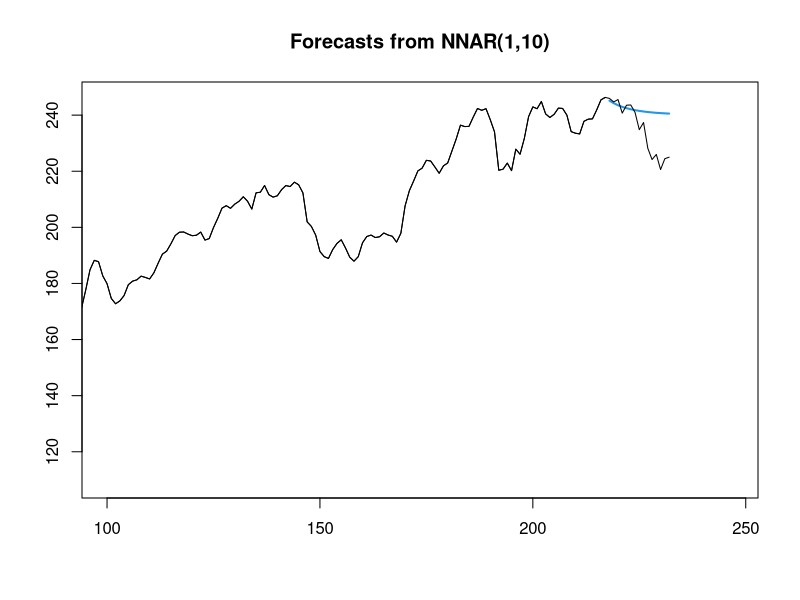
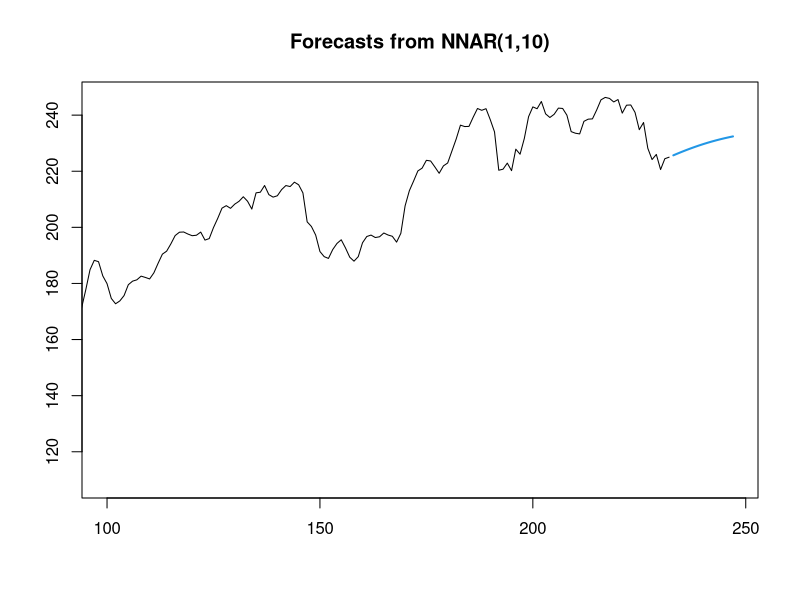
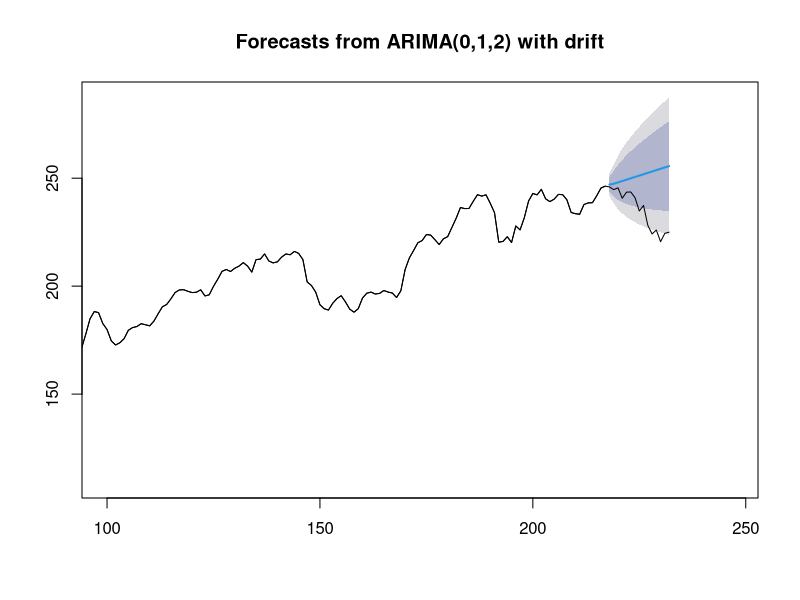
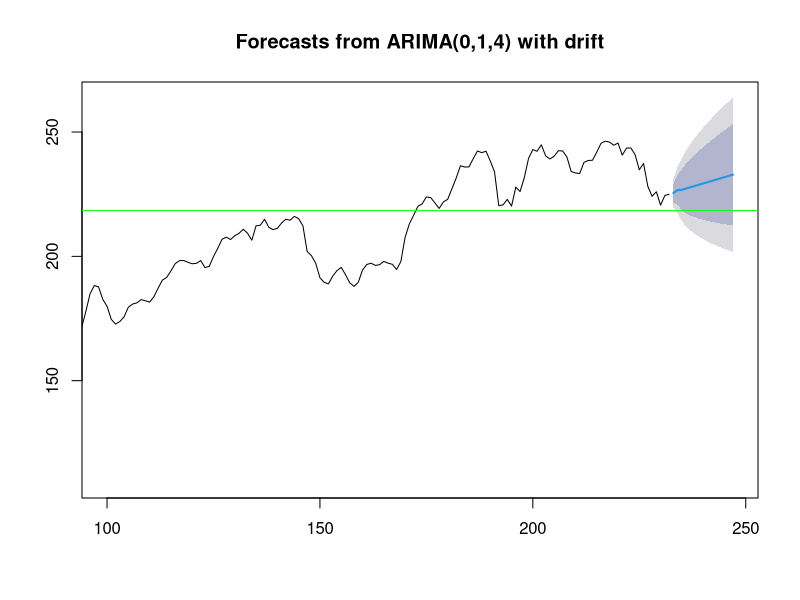

Recreate these plots in R, in order.
# Load the library
library('forecast')

# Initialize parameters
Nsteps <- 15
Max_params <- 10
D <- NA # 1 or NA
Crit <- 'aicc' # 'aic', 'bic', or 'aicc'
root_test <- 'kpss' # 'kpss, 'adf', or 'pp'
seas_test <- 'ocsb' # 'ocsb', or 'ch'
Crit_point_1 <- 218.39
Crit_point_2 <- 37.7

# Load the data
Data <- read.csv('LSTM_Predicted.csv', header = FALSE)
D_r <- as.data.frame(Data[1:(nrow(Data)-15),])

# Compute processor time
ptm <- proc.time()

# Define custom ARIMA function
Custom_arima <- function(Data, Max_params, D)
{
fit_arima <- auto.arima(Data, d = NA, D = D, max.p = Max_params, max.q = Max_params, 
                        max.P = Max_params, max.Q = Max_params, max.order = 50, 
                        max.d = Max_params, max.D = Max_params, 
                        start.p = 1,
                        start.q = 1, start.P = 1, start.Q = 1, stationary = FALSE,
                        seasonal = TRUE, ic = Crit, stepwise = FALSE,
                        trace = TRUE, approximation = FALSE,
                        truncate = NULL, xreg = NULL, test = root_test,
                        seasonal.test = seas_test, allowdrift = TRUE, allowmean = TRUE,
                        lambda = NULL, biasadj = FALSE, parallel = TRUE, num.cores = 2)
return(fit_arima)
}

# Run ARIMA
arima_test <- Custom_arima(D_r, Max_params, D)
arima_predict <- Custom_arima(Data, Max_params, D)

# Run simple neural network
nnetar_test <- nnetar(D_r[,1], p = arima_test$arma[1], P = arima_test$arma[4], 
                      size = 10)
nnetar_predict <- nnetar(Data[,1], p = arima_predict$arma[1], P = arima_predict$arma[4], 
                         size = 10)

# Forecast Nsteps steps ahead
forecast_arimatest <- forecast(arima_test, h = Nsteps)
forecast_arimapredict <- forecast(arima_predict, h = Nsteps)
forecast_nnetartest <- forecast(nnetar_test, h = Nsteps)
forecast_nnetarpredict <- forecast(nnetar_predict, h =Nsteps)

# Plot neural network predictions
plot(forecast_nnetartest, 
     xlim = c(100, nrow(Data) + Nsteps)) 
lines(Data)
plot(forecast_nnetarpredict, 
     xlim = c(100, nrow(Data) + Nsteps)) 

# Plot ARIMA predictions
plot(forecast_arimatest, 
     xlim = c(100, nrow(Data) + Nsteps)) 
lines(Data)
plot(forecast_arimapredict, 
     xlim = c(100, nrow(Data)+Nsteps)) 
abline(h = Crit_point_1, col = 'green')
abline(h = Crit_point_2, col = 'red')

# Compute lower and upper bounds for the forecast
Lower <- as.numeric(forecast_arimapredict$lower[,2])
Upper <- as.numeric(forecast_arimapredict$upper[,2])

# Compute the risks as the proportion of the confidence interval tha covers critical points
Crit_1_risk <- signif((sum(Crit_point_1 - Lower[Lower < Crit_point_1])/
               sum(Upper - Lower)) * 100, 4)
Crit_2_risk <- signif((sum(Crit_point_2 - Lower[Lower < Crit_point_2])/
                sum(Upper-Lower)) * 100, 4)

# Print the results
print(proc.time() - ptm)
print(paste0('Risk of Crit_point_1 is: ', Crit_1_risk, ' %'))
print(paste0('Risk of Crit_point_2 is: ', Crit_2_risk, ' %'))
